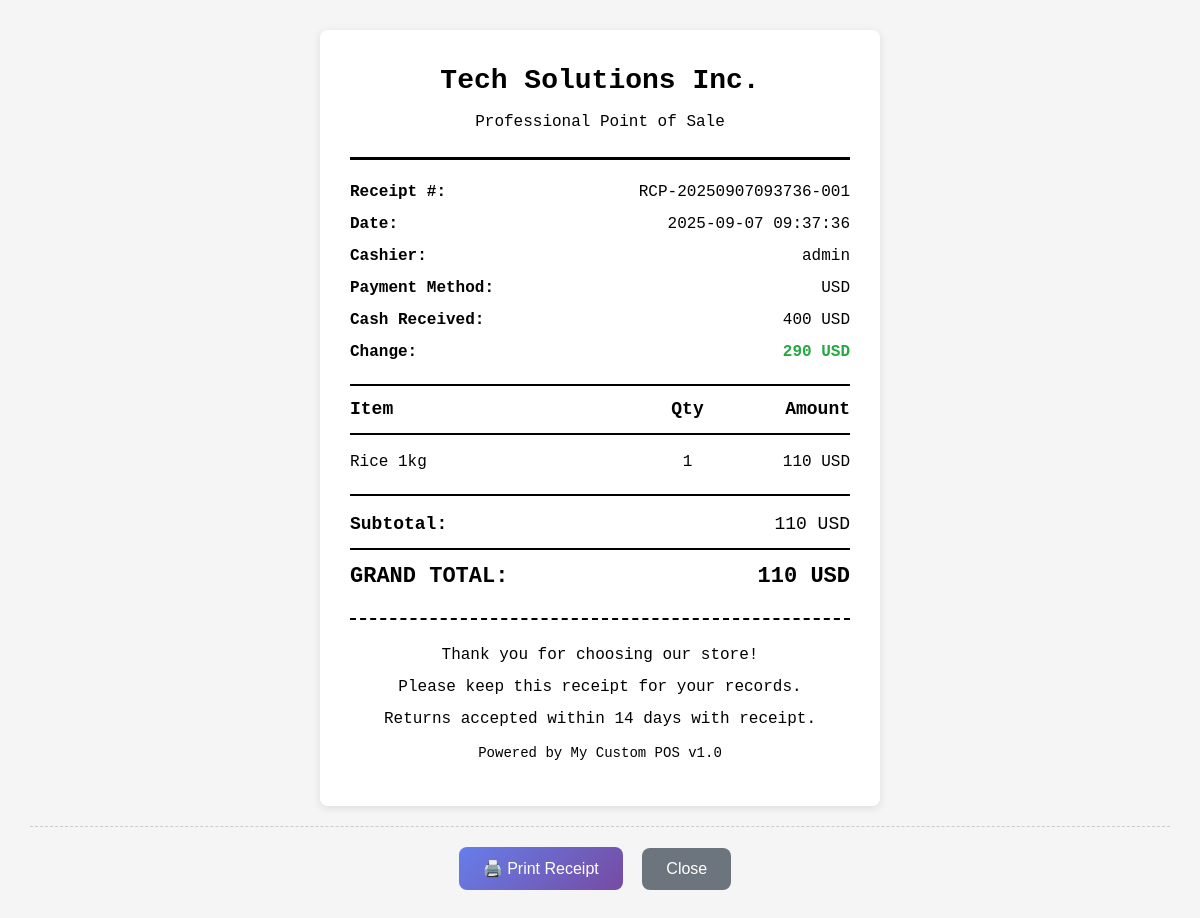
The page /print_receipt/1 (signed in) on the database as committed earlier.
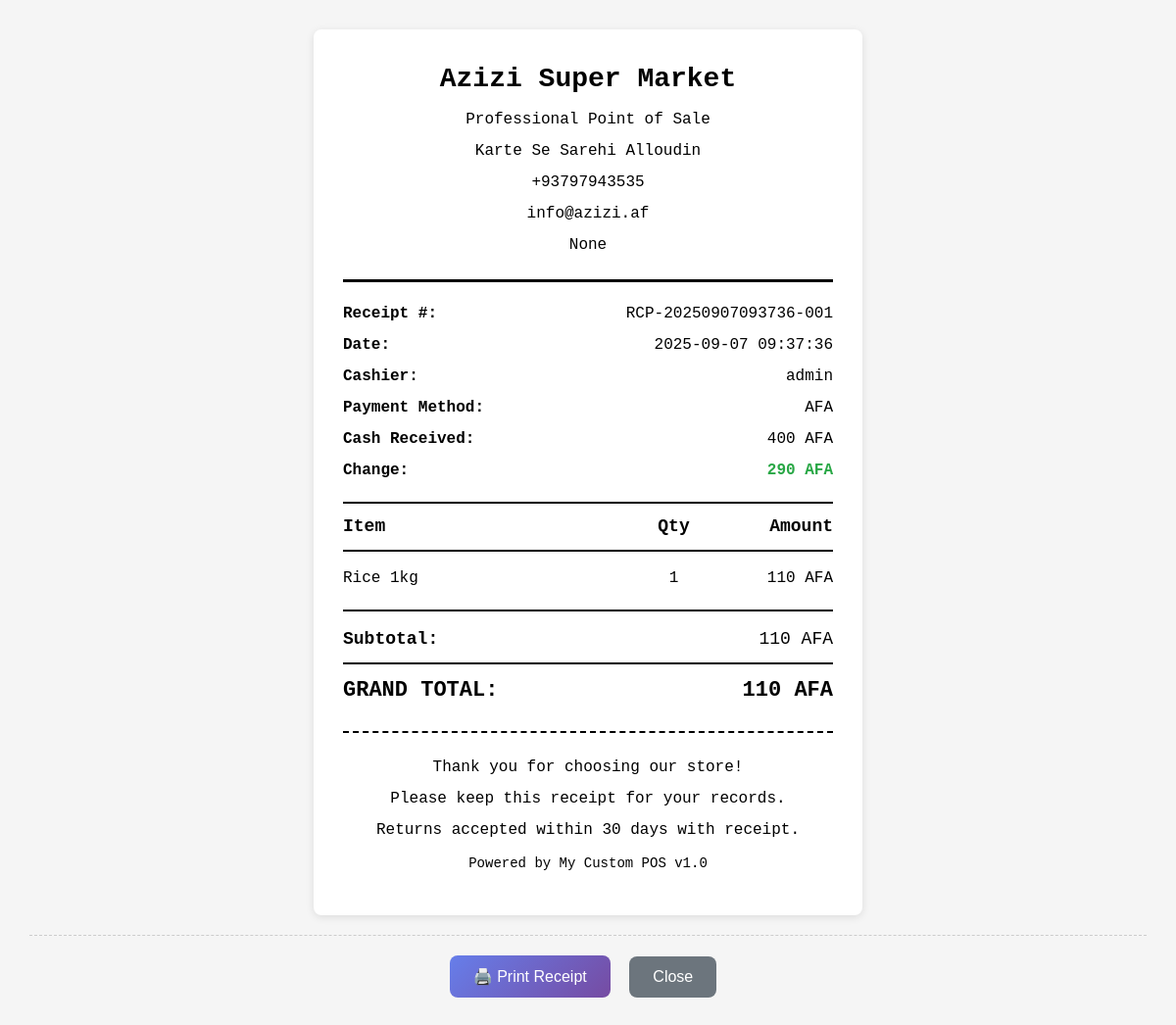
The same page on the database as committed later.
### app.py (models this page shows, shortened)
class Branding(db.Model):
    id = db.Column(db.Integer, primary_key=True)
    app_name = db.Column(db.String(100), nullable=False, default='POS System')
    app_subtitle = db.Column(db.String(200), nullable=True, default='Professional Point of Sale')
    business_name = db.Column(db.String(200), nullable=True)
    business_address = db.Column(db.String(500), nullable=True)
    business_phone = db.Column(db.String(50), nullable=True)
    business_email = db.Column(db.String(100), nullable=True)
    tax_id = db.Column(db.String(50), nullable=True)
    primary_color = db.Column(db.String(7), nullable=False, default='#6366f1')  # Hex color
    secondary_color = db.Column(db.String(7), nullable=False, default='#8b5cf6')
    accent_color = db.Column(db.String(7), nullable=False, default='#10b981')
    background_color = db.Column(db.String(7), nullable=False, default='#ffffff')
    text_color = db.Column(db.String(7), nullable=False, default='#1f2937')
    logo_url = db.Column(db.String(500), nullable=True)
    favicon_url = db.Column(db.String(500), nullable=True)
    font_family = db.Column(db.String(100), nullable=False, default='Inter')
    footer_text = db.Column(db.String(500), nullable=True, default='Thank you for your business!')
    receipt_return_policy = db.Column(db.String(500), nullable=True, default='For exchanges/returns, present this receipt within 30 days.')
    receipt_header_title = db.Column(db.String(100), nullable=True, default='RECEIPT')
    receipt_number_label = db.Column(db.String(50), nullable=True, default='Receipt #:')
    date_label = db.Column(db.String(50), nullable=True, default='Date:')
    cashier_label = db.Column(db.String(50), nullable=True, default='Cashier:')
    payment_method_label = db.Column(db.String(50), nullable=True, default='Payment Method:')
    cash_received_label = db.Column(db.String(50), nullable=True, default='Cash Received:')
    change_label = db.Column(db.String(50), nullable=True, default='Change:')
    currency_symbol = db.Column(db.String(10), nullable=True, default='AFA')
    item_header = db.Column(db.String(50), nullable=True, default='Item')
    quantity_header = db.Column(db.String(50), nullable=True, default='Qty')
    amount_header = db.Column(db.String(50), nullable=True, default='Amount')
    subtotal_label = db.Column(db.String(50), nullable=True, default='Subtotal:')
    discount_label = db.Column(db.String(50), nullable=True, default='Discount')
    total_label = db.Column(db.String(50), nullable=True, default='TOTAL:')
    records_message = db.Column(db.String(200), nullable=True, default='Please keep this receipt for your records.')
    powered_by_label = db.Column(db.String(50), nullable=True, default='Powered by')
    version_text = db.Column(db.String(20), nullable=True, default='v1.0')
    created_at = db.Column(db.DateTime, default=lambda: datetime.now(timezone.utc))
    updated_at = db.Column(db.DateTime, default=lambda: datetime.now(timezone.utc), onupdate=lambda: datetime.now(timezone.utc))

class Sale(db.Model):
    id = db.Column(db.Integer, primary_key=True)
    user_id = db.Column(db.Integer, db.ForeignKey('user.id'), nullable=False)
    total_amount = db.Column(db.Float, nullable=False)
    discount_percent = db.Column(db.Float, default=0)
    discount_amount = db.Column(db.Float, default=0)
    final_amount = db.Column(db.Float, nullable=False)
    profit = db.Column(db.Float, nullable=False)
    receipt_number = db.Column(db.String(20), unique=True, nullable=False)
    cash_received = db.Column(db.Float, nullable=True)
    change_amount = db.Column(db.Float, nullable=True)
    created_at = db.Column(db.DateTime, default=lambda: datetime.now(timezone.utc))
    user = db.relationship('User', backref=db.backref('sales', lazy=True))
    items = db.relationship('SaleItem', backref='sale', lazy=True)

class User(UserMixin, db.Model):
    id = db.Column(db.Integer, primary_key=True)
    username = db.Column(db.String(80), unique=True, nullable=False)
    password_hash = db.Column(db.String(128), nullable=False)
    role = db.Column(db.String(20), nullable=False)  # 'admin' or 'cashier'
    secret_question = db.Column(db.String(200), nullable=True)
    secret_answer = db.Column(db.String(200), nullable=True)
    created_at = db.Column(db.DateTime, default=lambda: datetime.now(timezone.utc))

class SaleItem(db.Model):
    id = db.Column(db.Integer, primary_key=True)
    sale_id = db.Column(db.Integer, db.ForeignKey('sale.id'), nullable=False)
    item_id = db.Column(db.Integer, db.ForeignKey('item.id'), nullable=False)
    quantity = db.Column(db.Integer, nullable=False)
    unit_price = db.Column(db.Float, nullable=False)
    total_price = db.Column(db.Float, nullable=False)
    item = db.relationship('Item', backref=db.backref('sale_items', lazy=True))

class Item(db.Model):
    id = db.Column(db.Integer, primary_key=True)
    name = db.Column(db.String(100), nullable=False)
    buying_price = db.Column(db.Float, nullable=False)
    selling_price = db.Column(db.Float, nullable=False)
    quantity = db.Column(db.Integer, nullable=False)
    barcode = db.Column(db.String(50), unique=True, nullable=False)
    sold_quantity = db.Column(db.Integer, default=0)
    category_id = db.Column(db.Integer, db.ForeignKey('category.id'), nullable=True)
    expiry_date = db.Column(db.Date, nullable=True)
    created_at = db.Column(db.DateTime, default=lambda: datetime.now(timezone.utc))

### app.py (the view)
@app.route('/print_receipt/<int:sale_id>')
@login_required
def print_receipt(sale_id):
    if not has_permission(current_user, 'view_sales'):
        flash('Access denied. You do not have permission to view sales.', 'error')
        return redirect(url_for('dashboard'))
    sale = Sale.query.get_or_404(sale_id)
    cash_received = sale.cash_received
    change_amount = sale.change_amount
    try:
        branding_settings = Branding.query.first()
        if not branding_settings:
            branding_settings = Branding()
    except Exception as e:
        print(f"Error querying branding table: {e}")
        branding_settings = type('Branding', (), {
            'app_name': 'POS System',
            'app_subtitle': 'Professional Point of Sale',
            'business_name': 'Azizi SuperStore',
            'business_address': 'سرای علاوالدین، کابل، افغانستان',
            'business_phone': '+93799996645',
            'business_email': 'info@azizi.af',
            'tax_id': 'AF-123456789',
            'primary_color': '#6366f1',
            'secondary_color': '#8b5cf6',
            'accent_color': '#10b981',
            'background_color': '#ffffff',
            'text_color': '#1f2937',
            'logo_url': 'https://azizi.af/logo.png',
            'favicon_url': 'https://azizi.af/favicon.ico',
            'font_family': 'Inter',
            'footer_text': 'Thank you for shopping with us!',
            'receipt_return_policy': 'For exchanges/returns, present this receipt within 30 days with original packaging.'
        })()
    return render_template('receipt.html', sale=sale, cash_received=cash_received, change_amount=change_amount, branding=branding_settings)

### app.py (called while the page is built)
def has_permission(user, permission):
    if not user or not user.is_authenticated:
        return False
    user_permissions = ROLE_PERMISSIONS.get(user.role, [])
    return permission in user_permissions

@login_manager.user_loader
def load_user(user_id):
    return db.session.get(User, int(user_id))

### templates/receipt.html (shortened to what this page needs)
<!DOCTYPE html>
<html lang="en">
<head>
</head>
<body>
<div class="receipt-container">
    <div style="text-align: center; border-bottom: 3px solid #000; padding-bottom: 15px; margin-bottom: 20px;">
        <h1 style="margin: 0; font-size: 28px; font-weight: bold;">{{ branding.business_name or branding.app_name or 'POS SYSTEM' }}</h1>
        <p style="margin: 8px 0; font-size: 16px;">{{ branding.app_subtitle or 'Professional Point of Sale' }}</p>
        {% if branding.business_address %}
        <p style="margin: 8px 0; font-size: 16px;">{{ branding.business_address }}</p>
        {% endif %}
        {% if branding.business_phone %}
        <p style="margin: 8px 0; font-size: 16px;">{{ branding.business_phone }}</p>
        {% endif %}
        {% if branding.business_email %}
        <p style="margin: 8px 0; font-size: 16px;">{{ branding.business_email }}</p>
        {% endif %}
        {% if branding.tax_id %}
        <p style="margin: 8px 0; font-size: 16px;">{{ branding.tax_id }}</p>
        {% endif %}
    </div>
    <div style="margin-bottom: 20px;">
        <div style="display: flex; justify-content: space-between; margin-bottom: 8px;">
            <span style="font-size: 16px;"><strong>{{ branding.receipt_number_label or 'Receipt #:' }}</strong></span>
            <span style="font-size: 16px;">{{ sale.receipt_number }}</span>
        </div>
        <div style="display: flex; justify-content: space-between; margin-bottom: 8px;">
            <span style="font-size: 16px;"><strong>{{ branding.date_label or 'Date:' }}</strong></span>
            <span style="font-size: 16px;">{{ sale.created_at.strftime('%Y-%m-%d %H:%M:%S') }}</span>
        </div>
        <div style="display: flex; justify-content: space-between; margin-bottom: 8px;">
            <span style="font-size: 16px;"><strong>{{ branding.cashier_label or 'Cashier:' }}</strong></span>
            <span style="font-size: 16px;">{{ sale.user.username }}</span>
        </div>
        <div style="display: flex; justify-content: space-between; margin-bottom: 8px;">
            <span style="font-size: 16px;"><strong>{{ branding.payment_method_label or 'Payment Method:' }}</strong></span>
            <span style="font-size: 16px;">{{ branding.currency_symbol or 'AFA' }}</span>
        </div>
        {% if cash_received %}
        <div style="display: flex; justify-content: space-between; margin-bottom: 8px;">
            <span style="font-size: 16px;"><strong>{{ branding.cash_received_label or 'Cash Received:' }}</strong></span>
            <span style="font-size: 16px;">{{ "{:,.0f}".format(cash_received) }} {{ branding.currency_symbol or 'AFA' }}</span>
        </div>
        {% endif %}
        {% if change_amount and change_amount > 0 %}
        <div style="display: flex; justify-content: space-between; margin-bottom: 8px;">
            <span style="font-size: 16px;"><strong>{{ branding.change_label or 'Change:' }}</strong></span>
            <span style="font-size: 16px; color: #28a745; font-weight: bold;">{{ "{:,.0f}".format(change_amount) }} {{ branding.currency_symbol or 'AFA' }}</span>
        </div>
        {% endif %}
    </div>
    <div style="border-top: 2px solid #000; border-bottom: 2px solid #000; padding: 10px 0; margin-bottom: 15px;">
        <div style="display: flex; justify-content: space-between; font-weight: bold; font-size: 18px;">
            <span style="width: 60%;">{{ branding.item_header or 'Item' }}</span>
            <span style="width: 15%; text-align: center;">{{ branding.quantity_header or 'Qty' }}</span>
            <span style="width: 25%; text-align: right;">{{ branding.amount_header or 'Amount' }}</span>
        </div>
    </div>
    <div style="margin-bottom: 20px;">
        {% for item in sale.items %}
        <div style="display: flex; justify-content: space-between; margin-bottom: 8px; font-size: 16px;">
            <span style="width: 60%; overflow: hidden; text-overflow: ellipsis; white-space: nowrap;">{{ item.item.name }}</span>
            <span style="width: 15%; text-align: center;">{{ item.quantity }}</span>
            <span style="width: 25%; text-align: right;">{{ "{:,.0f}".format(item.total_price) }} {{ branding.currency_symbol or 'AFA' }}</span>
        </div>
        {% endfor %}
    </div>
    <div style="border-top: 2px solid #000; padding-top: 15px;">
        <div style="display: flex; justify-content: space-between; margin-bottom: 10px; font-size: 18px;">
            <span><strong>{{ branding.subtotal_label or 'Subtotal:' }}</strong></span>
            <span>{{ "{:,.0f}".format(sale.total_amount) }} {{ branding.currency_symbol or 'AFA' }}</span>
        </div>
        <div style="display: flex; justify-content: space-between; margin-bottom: 10px; border-top: 2px solid #000; padding-top: 10px; font-size: 22px; font-weight: bold;">
            <span><strong>{{ branding.total_label or 'TOTAL:' }}</strong></span>
            <span><strong>{{ "{:,.0f}".format(sale.final_amount) }} {{ branding.currency_symbol or 'AFA' }}</strong></span>
        </div>
    </div>
    <div style="text-align: center; margin-top: 25px; border-top: 2px dashed #000; padding-top: 15px;">
        <p style="margin: 8px 0; font-size: 16px;">{{ branding.footer_text or 'Thank you for your business!' }}</p>
        <p style="margin: 8px 0; font-size: 16px;">{{ branding.records_message or 'Please keep this receipt for your records.' }}</p>
        <p style="margin: 8px 0; font-size: 16px;">{{ branding.receipt_return_policy or 'For exchanges/returns, present this receipt within 30 days.' }}</p>
        <p style="margin: 12px 0; font-size: 14px;">{{ branding.powered_by_label or 'Powered by' }} {{ branding.app_name or 'POS System' }} {{ branding.version_text or 'v1.0' }}</p>
    </div>
</div>
    <div class="print-button">
        <button onclick="window.print()">🖨️ Print Receipt</button>
        <button onclick="window.close()" class="close-button">Close</button>
    </div>
</body>
</html>

### templates/receipt.html (style rules this page uses)
body { font-family: 'Courier New', monospace; font-size: 16px; line-height: 1.5; margin: 0; padding: 30px; background: #f5f5f5; }
.receipt-container { max-width: 500px; margin: 0 auto; background: white; padding: 30px; box-shadow: 0 2px 8px rgba(0,0,0,0.1); border-radius: 8px; }
.print-button { text-align: center; margin-top: 20px; padding-top: 20px; border-top: 1px dashed #ccc; }
.print-button button { background: linear-gradient(135deg, #667eea, #764ba2); color: white; border: none; padding: 12px 24px; border-radius: 8px; font-size: 16px; cursor: pointer; margin-right: 10px; }
.close-button { background: #6c757d !important; }

Rows that differ between the two databases and show on the page:
changed Branding "GRAND TOTAL:": business_name "Tech Solutions Inc." → "Azizi Super Market"; business_address (not shown) → "Karte Se Sarehi Alloudin"; business_phone (not shown) → "+93797943535"; business_email (not shown) → "info@azizi.af"; tax_id (not shown) → "None"; currency_symbol "USD" → "AFA"; receipt_return_policy "Returns accepted within 14 days with receipt." → "Returns accepted within 30 days with receipt."
